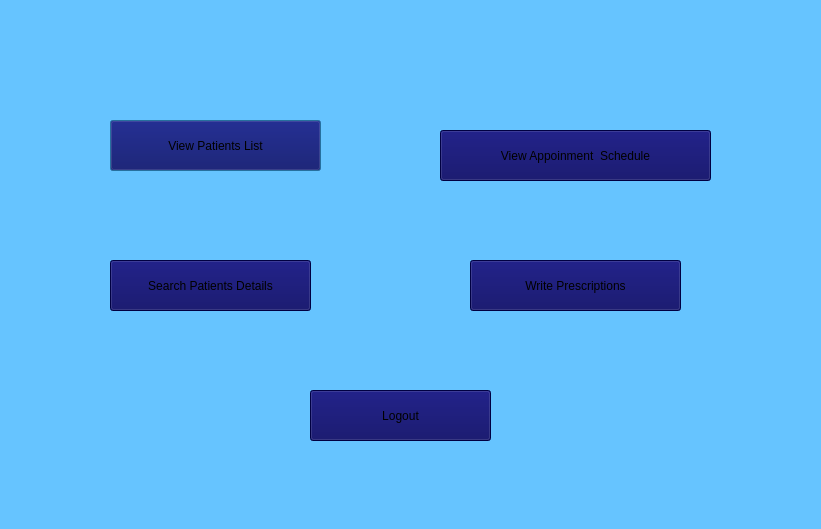
<?xml version="1.0" encoding="UTF-8"?>
<ui version="4.0">
 <class>DoctorPage</class>
 <widget class="QDialog" name="DoctorPage">
  <property name="geometry">
   <rect>
    <x>0</x>
    <y>0</y>
    <width>821</width>
    <height>529</height>
   </rect>
  </property>
  <property name="windowTitle">
   <string>Dialog</string>
  </property>
  <property name="styleSheet">
   <string notr="true"/>
  </property>
  <widget class="QStackedWidget" name="stackedWidget">
   <property name="geometry">
    <rect>
     <x>0</x>
     <y>0</y>
     <width>821</width>
     <height>531</height>
    </rect>
   </property>
   <property name="styleSheet">
    <string notr="true">background-color: rgb(102, 196, 255);</string>
   </property>
   <property name="currentIndex">
    <number>0</number>
   </property>
   <widget class="QWidget" name="page">
    <widget class="QLabel" name="image">
     <property name="geometry">
      <rect>
       <x>0</x>
       <y>-10</y>
       <width>821</width>
       <height>541</height>
      </rect>
     </property>
     <property name="styleSheet">
      <string notr="true"/>
     </property>
     <property name="text">
      <string/>
     </property>
    </widget>
    <widget class="QPushButton" name="vpl">
     <property name="geometry">
      <rect>
       <x>110</x>
       <y>120</y>
       <width>211</width>
       <height>51</height>
      </rect>
     </property>
     <property name="styleSheet">
      <string notr="true">background-color: rgb(0, 0, 91);
font: 16pt &quot;Baskerville Old Face&quot;;
</string>
     </property>
     <property name="text">
      <string>View Patients List</string>
     </property>
    </widget>
    <widget class="QPushButton" name="pushButton_2">
     <property name="geometry">
      <rect>
       <x>470</x>
       <y>260</y>
       <width>211</width>
       <height>51</height>
      </rect>
     </property>
     <property name="styleSheet">
      <string notr="true">background-color: rgb(0, 0, 91);
font: 16pt &quot;Baskerville Old Face&quot;;
</string>
     </property>
     <property name="text">
      <string>Write Prescriptions</string>
     </property>
    </widget>
    <widget class="QPushButton" name="pushButton_3">
     <property name="geometry">
      <rect>
       <x>440</x>
       <y>130</y>
       <width>271</width>
       <height>51</height>
      </rect>
     </property>
     <property name="styleSheet">
      <string notr="true">background-color: rgb(0, 0, 91);
font: 16pt &quot;Baskerville Old Face&quot;;
</string>
     </property>
     <property name="text">
      <string>View Appoinment  Schedule</string>
     </property>
    </widget>
    <widget class="QPushButton" name="logoutBtn">
     <property name="geometry">
      <rect>
       <x>310</x>
       <y>390</y>
       <width>181</width>
       <height>51</height>
      </rect>
     </property>
     <property name="styleSheet">
      <string notr="true">background-color: rgb(0, 0, 91);
font: 16pt &quot;Baskerville Old Face&quot;;
</string>
     </property>
     <property name="text">
      <string>Logout</string>
     </property>
    </widget>
    <widget class="QPushButton" name="showbb">
     <property name="geometry">
      <rect>
       <x>110</x>
       <y>260</y>
       <width>201</width>
       <height>51</height>
      </rect>
     </property>
     <property name="styleSheet">
      <string notr="true">background-color: rgb(0, 0, 91);
font: 16pt &quot;Baskerville Old Face&quot;;
</string>
     </property>
     <property name="text">
      <string>Search Patients Details</string>
     </property>
    </widget>
   </widget>
   <widget class="QWidget" name="page_2">
    <widget class="QPushButton" name="pushButton_5">
     <property name="geometry">
      <rect>
       <x>310</x>
       <y>400</y>
       <width>181</width>
       <height>51</height>
      </rect>
     </property>
     <property name="styleSheet">
      <string notr="true">background-color: rgb(0, 0, 91);
font: 16pt &quot;Baskerville Old Face&quot;;
</string>
     </property>
     <property name="text">
      <string>Back</string>
     </property>
    </widget>
    <widget class="QLabel" name="label_5">
     <property name="geometry">
      <rect>
       <x>150</x>
       <y>20</y>
       <width>561</width>
       <height>61</height>
      </rect>
     </property>
     <property name="styleSheet">
      <string notr="true">font: 36pt &quot;Algerian&quot;;
color: rgb(0, 0, 255);</string>
     </property>
     <property name="text">
      <string>Appoinment  Schedule</string>
     </property>
    </widget>
    <widget class="QTableWidget" name="tableWidget">
     <property name="geometry">
      <rect>
       <x>140</x>
       <y>110</y>
       <width>571</width>
       <height>231</height>
      </rect>
     </property>
     <property name="styleSheet">
      <string notr="true">font: 18pt &quot;Times New Roman&quot;;
color: rgb(0, 0, 0);</string>
     </property>
     <column>
      <property name="text">
       <string>Patient</string>
      </property>
     </column>
     <column>
      <property name="text">
       <string>Doctor</string>
      </property>
     </column>
     <column>
      <property name="text">
       <string>Date</string>
      </property>
     </column>
     <column>
      <property name="text">
       <string>Time</string>
      </property>
     </column>
    </widget>
   </widget>
   <widget class="QWidget" name="page_3">
    <widget class="QLabel" name="label">
     <property name="geometry">
      <rect>
       <x>50</x>
       <y>40</y>
       <width>721</width>
       <height>51</height>
      </rect>
     </property>
     <property name="styleSheet">
      <string notr="true">font: 36pt &quot;Algerian&quot;;
color: rgb(0, 0, 255);</string>
     </property>
     <property name="text">
      <string>search patient information</string>
     </property>
    </widget>
    <widget class="QPushButton" name="pushButton_6">
     <property name="geometry">
      <rect>
       <x>560</x>
       <y>390</y>
       <width>141</width>
       <height>51</height>
      </rect>
     </property>
     <property name="styleSheet">
      <string notr="true">background-color: rgb(0, 0, 91);
font: 16pt &quot;Baskerville Old Face&quot;;
</string>
     </property>
     <property name="text">
      <string>Back</string>
     </property>
    </widget>
    <widget class="QLabel" name="label_6">
     <property name="geometry">
      <rect>
       <x>60</x>
       <y>210</y>
       <width>141</width>
       <height>31</height>
      </rect>
     </property>
     <property name="styleSheet">
      <string notr="true">font: 20pt &quot;Imprint MT Shadow&quot;;
color: rgb(0, 0, 91);;</string>
     </property>
     <property name="text">
      <string>Patients Id</string>
     </property>
    </widget>
    <widget class="QLineEdit" name="lineEdit_2">
     <property name="geometry">
      <rect>
       <x>220</x>
       <y>210</y>
       <width>271</width>
       <height>31</height>
      </rect>
     </property>
     <property name="styleSheet">
      <string notr="true">font: 14pt &quot;Mongolian Baiti&quot;;
color: rgb(0, 0, 0);</string>
     </property>
    </widget>
    <widget class="QPushButton" name="searchBtn">
     <property name="geometry">
      <rect>
       <x>550</x>
       <y>200</y>
       <width>141</width>
       <height>51</height>
      </rect>
     </property>
     <property name="styleSheet">
      <string notr="true">background-color: rgb(0, 0, 91);
font: 16pt &quot;Baskerville Old Face&quot;;</string>
     </property>
     <property name="text">
      <string>Search</string>
     </property>
    </widget>
   </widget>
   <widget class="QWidget" name="page_4">
    <widget class="QLabel" name="label_2">
     <property name="geometry">
      <rect>
       <x>190</x>
       <y>30</y>
       <width>501</width>
       <height>71</height>
      </rect>
     </property>
     <property name="styleSheet">
      <string notr="true">font: 36pt &quot;Algerian&quot;;
color: rgb(0, 0, 255);</string>
     </property>
     <property name="text">
      <string>Write Prescription</string>
     </property>
    </widget>
    <widget class="QLabel" name="label_3">
     <property name="geometry">
      <rect>
       <x>80</x>
       <y>140</y>
       <width>161</width>
       <height>41</height>
      </rect>
     </property>
     <property name="styleSheet">
      <string notr="true">font: italic 14pt &quot;Lucida Calligraphy&quot;;
background-color: rgb(43, 52, 217);
color: rgb(193, 231, 255);</string>
     </property>
     <property name="text">
      <string>Patient ID:</string>
     </property>
    </widget>
    <widget class="QLineEdit" name="lineEdit">
     <property name="geometry">
      <rect>
       <x>290</x>
       <y>140</y>
       <width>471</width>
       <height>51</height>
      </rect>
     </property>
     <property name="styleSheet">
      <string notr="true">font: 14pt &quot;Mongolian Baiti&quot;;
color: rgb(0, 0, 0);</string>
     </property>
    </widget>
    <widget class="QLabel" name="label_4">
     <property name="geometry">
      <rect>
       <x>80</x>
       <y>230</y>
       <width>181</width>
       <height>41</height>
      </rect>
     </property>
     <property name="styleSheet">
      <string notr="true">font: italic 14pt &quot;Lucida Calligraphy&quot;;
background-color: rgb(43, 52, 217);
color: rgb(193, 231, 255);</string>
     </property>
     <property name="text">
      <string>Notes/Medicines:</string>
     </property>
    </widget>
    <widget class="QPushButton" name="submitBtn">
     <property name="geometry">
      <rect>
       <x>320</x>
       <y>410</y>
       <width>141</width>
       <height>48</height>
      </rect>
     </property>
     <property name="styleSheet">
      <string notr="true">background-color: rgb(0, 0, 91);
font: 16pt &quot;Baskerville Old Face&quot;;</string>
     </property>
     <property name="text">
      <string>Submit</string>
     </property>
    </widget>
    <widget class="QTextEdit" name="textEdit">
     <property name="geometry">
      <rect>
       <x>290</x>
       <y>210</y>
       <width>471</width>
       <height>131</height>
      </rect>
     </property>
     <property name="styleSheet">
      <string notr="true">font: italic 14pt &quot;Lucida Fax&quot;;
color: rgb(0, 0, 0);</string>
     </property>
    </widget>
    <widget class="QPushButton" name="pushButton_7">
     <property name="geometry">
      <rect>
       <x>580</x>
       <y>410</y>
       <width>141</width>
       <height>51</height>
      </rect>
     </property>
     <property name="styleSheet">
      <string notr="true">background-color: rgb(0, 0, 91);
font: 16pt &quot;Baskerville Old Face&quot;;</string>
     </property>
     <property name="text">
      <string>Back</string>
     </property>
    </widget>
   </widget>
  </widget>
 </widget>
 <resources/>
 <connections/>
</ui>
